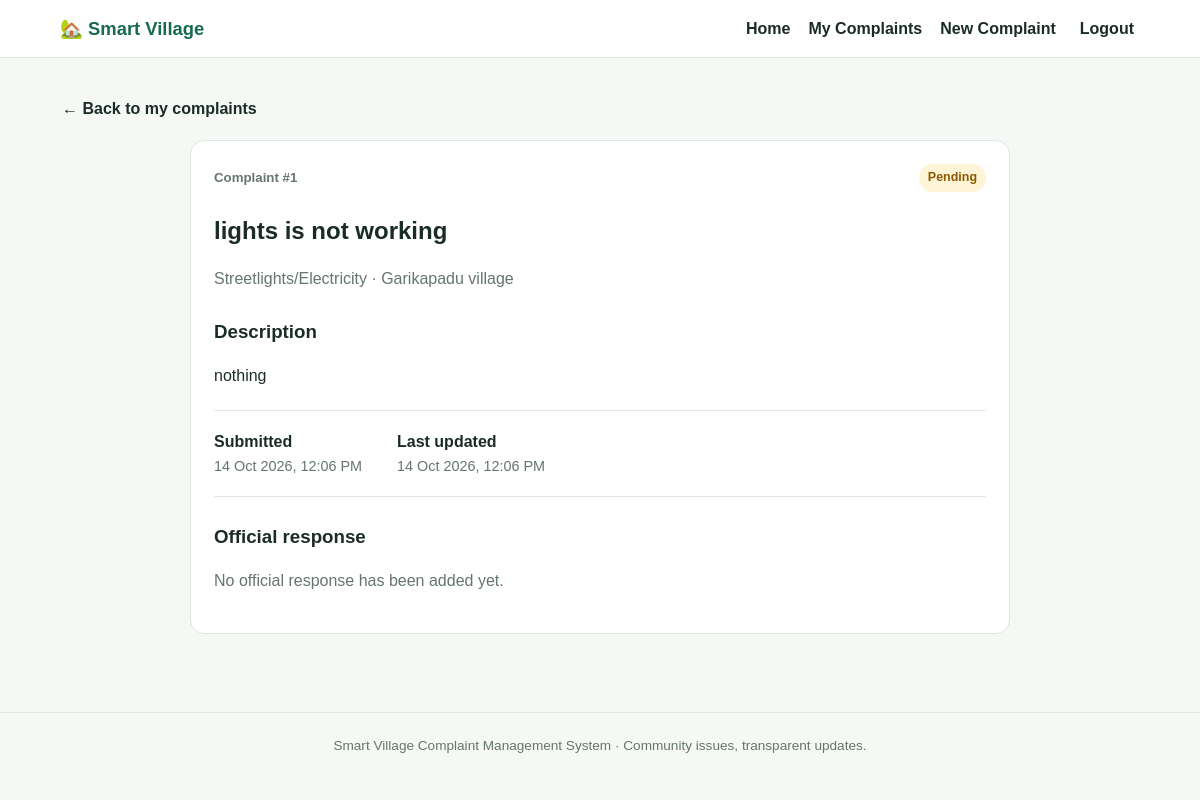
/complaints/1/ (signed in), run on the app's committed database.
### complaints/models.py (models this page shows, shortened)
class Complaint(models.Model):
    class Category(models.TextChoices):
        ROADS = "Roads", "Roads"
        WATER = "Water Supply", "Water Supply"
        ELECTRICITY = "Streetlights/Electricity", "Streetlights/Electricity"
        DRAINAGE = "Drainage", "Drainage"
        SANITATION = "Sanitation", "Sanitation"
        OTHER = "Other", "Other"
    class Status(models.TextChoices):
        PENDING = "Pending", "Pending"
        IN_PROGRESS = "In Progress", "In Progress"
        RESOLVED = "Resolved", "Resolved"
    citizen = models.ForeignKey(
        settings.AUTH_USER_MODEL, on_delete=models.CASCADE,
        related_name="complaints"
    )
    title = models.CharField(max_length=150)
    category = models.CharField(max_length=40, choices=Category.choices)
    village_location = models.CharField(max_length=200)
    description = models.TextField()
    image = models.ImageField(upload_to="complaint_images/", blank=True, null=True)
    status = models.CharField(max_length=20, choices=Status.choices, default=Status.PENDING)
    official_response = models.TextField(blank=True)
    created_at = models.DateTimeField(auto_now_add=True)
    updated_at = models.DateTimeField(auto_now=True)
    class Meta:
        ordering = ["-created_at"]

### complaints/views.py (the view)
# urls.py: path("complaints/<int:pk>/", views.complaint_detail, name="complaint_detail"),
@login_required
def complaint_detail(request, pk):
    complaint = get_object_or_404(Complaint, pk=pk)
    if complaint.citizen_id != request.user.id and not request.user.is_staff:
        messages.error(request, "You cannot view that complaint.")
        return redirect("dashboard")
    return render(request, "complaint_detail.html", {"complaint": complaint})

### templates/complaint_detail.html (shortened to what this page needs)
{% extends "base.html" %}
{% block content %}
<a class="back-link" href="{% url 'dashboard' %}">← Back to my complaints</a>
<section class="panel detail">
<div class="card-top"><span class="ticket">Complaint #{{ complaint.pk }}</span><span class="status status-{{ complaint.status|slugify }}">{{ complaint.status }}</span></div>
<h1>{{ complaint.title }}</h1><p class="muted">{{ complaint.category }} · {{ complaint.village_location }}</p>
<h3>Description</h3><p class="preserve">{{ complaint.description }}</p>
<div class="timeline"><div><b>Submitted</b><span>{{ complaint.created_at|date:"d M Y, h:i A" }}</span></div><div><b>Last updated</b><span>{{ complaint.updated_at|date:"d M Y, h:i A" }}</span></div></div>
<h3>Official response</h3>{% if complaint.official_response %}<p class="preserve">{{ complaint.official_response }}</p>{% else %}<p class="muted">No official response has been added yet.</p>{% endif %}
</section>
{% endblock %}

### templates/base.html (shortened to what this page needs)
{% load static %}
<!DOCTYPE html>
<html lang="en">
<head>
  <link rel="stylesheet" href="{% static 'css/style.css' %}">
</head>
<body>
<header class="topbar">
  <a class="brand" href="{% url 'home' %}">🏡 Smart Village</a>
  <nav>
    <a href="{% url 'home' %}">Home</a>
    {% if user.is_authenticated %}
      <a href="{% url 'dashboard' %}">My Complaints</a>
      <a href="{% url 'create_complaint' %}">New Complaint</a>
      <form class="inline-form" method="post" action="{% url 'logout' %}">{% csrf_token %}<button class="nav-button" type="submit">Logout</button></form>
    {% else %}
      <a href="{% url 'login' %}">Login</a>
      <a class="nav-cta" href="{% url 'register' %}">Register</a>
    {% endif %}
  </nav>
</header>
<main class="container">
  {% block content %}{% endblock %}
</main>
<footer>Smart Village Complaint Management System · Community issues, transparent updates.</footer>
</body>
</html>

### static/css/style.css (style rules this page uses)
:root { --green:#176b4d;--green-dark:#104c38;--mint:#eaf5ef;--ink:#1b2c26;--muted:#66756e;--line:#dfe8e2;--paper:#fff;--bg:#f5f8f5 }
* { box-sizing:border-box }
body { margin:0;background:var(--bg);color:var(--ink);font-family:Arial,Helvetica,sans-serif;line-height:1.6 }
.topbar { background:#fff;border-bottom:1px solid var(--line);padding:14px max(5%,calc((100% - 1120px)/2));display:flex;align-items:center;justify-content:space-between;gap:20px }
.brand { font-weight:800;color:var(--green);font-size:1.15rem;text-decoration:none;white-space:nowrap }
.topbar nav { display:flex;align-items:center;gap:18px;flex-wrap:wrap }
.topbar nav a,.back-link { color:var(--ink);text-decoration:none;font-weight:600 }
.inline-form { display:inline;margin:0 }
.nav-button { border:0;background:none;font:inherit;font-weight:600;cursor:pointer;color:var(--ink) }
.container { max-width:1120px;margin:0 auto;padding:38px 22px 60px;min-height:75vh }
.stat,.panel,.form-card,.complaint-card { background:#fff;border:1px solid var(--line);border-radius:14px;padding:23px }
.stat span,.muted,small { color:var(--muted) }
.card-top { display:flex;justify-content:space-between;align-items:center;gap:10px;flex-wrap:wrap }
.ticket { font-size:.83rem;color:var(--muted);font-weight:700 }
.status { display:inline-block;border-radius:99px;padding:4px 9px;font-size:.78rem;font-weight:700;background:#fff4d6;color:#8b5a00 }
.status-pending { background:#fff4d6;color:#8b5a00 }
.detail { max-width:820px;margin:18px auto }
.detail h1 { margin-bottom:0 }
.detail h3 { margin:25px 0 5px }
.preserve { white-space:pre-wrap }
.timeline { display:flex;gap:35px;flex-wrap:wrap;padding:18px 0;border-top:1px solid var(--line);border-bottom:1px solid var(--line);margin-top:22px }
.timeline b,.timeline span { display:block }
.timeline span { font-size:.9rem;color:var(--muted) }
footer { text-align:center;padding:22px;color:var(--muted);border-top:1px solid var(--line);font-size:.85rem }

### data on the page
Complaint: pk "1", status "Pending", title "lights is not working", category "Streetlights/Electricity", village_location "Garikapadu village", description "nothing", created_at "14 Oct 2026, 12:06 PM", updated_at "14 Oct 2026, 12:06 PM"
